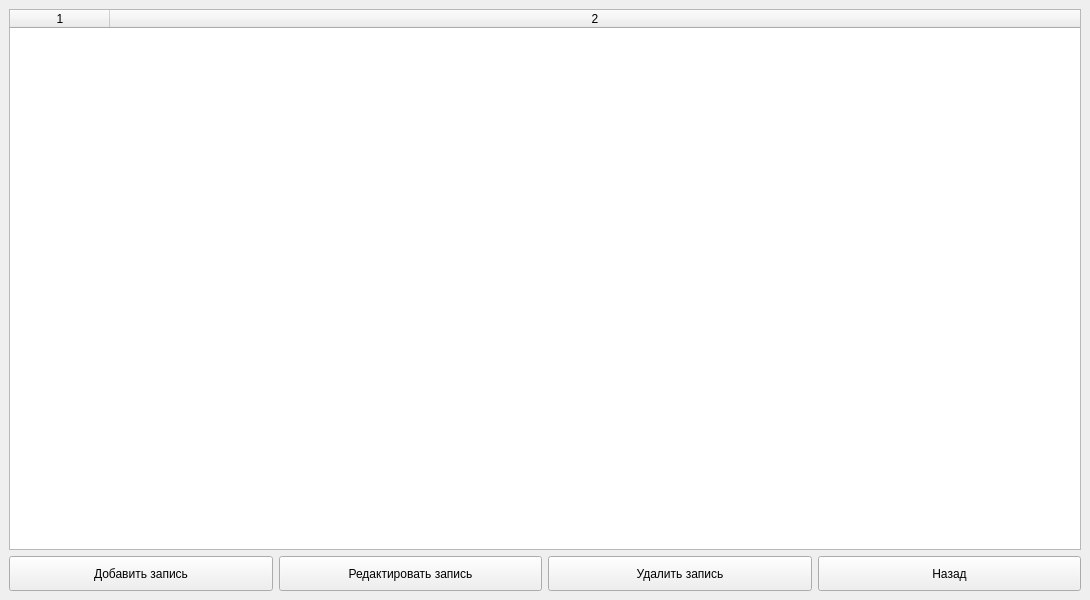
<?xml version="1.0" encoding="UTF-8"?>
<ui version="4.0">
 <class>MainWindow</class>
 <widget class="QMainWindow" name="MainWindow">
  <property name="geometry">
   <rect>
    <x>0</x>
    <y>0</y>
    <width>1090</width>
    <height>600</height>
   </rect>
  </property>
  <property name="minimumSize">
   <size>
    <width>1090</width>
    <height>600</height>
   </size>
  </property>
  <property name="maximumSize">
   <size>
    <width>1090</width>
    <height>600</height>
   </size>
  </property>
  <property name="windowTitle">
   <string notr="true">Факультеты</string>
  </property>
  <widget class="QWidget" name="centralwidget">
   <layout class="QGridLayout" name="gridLayout">
    <item row="0" column="0" colspan="4">
     <widget class="QTableWidget" name="tableWidget">
      <property name="sizePolicy">
       <sizepolicy hsizetype="Expanding" vsizetype="Expanding">
        <horstretch>0</horstretch>
        <verstretch>94</verstretch>
       </sizepolicy>
      </property>
      <property name="editTriggers">
       <set>QAbstractItemView::NoEditTriggers</set>
      </property>
      <property name="selectionMode">
       <enum>QAbstractItemView::SingleSelection</enum>
      </property>
      <property name="selectionBehavior">
       <enum>QAbstractItemView::SelectRows</enum>
      </property>
      <property name="columnCount">
       <number>2</number>
      </property>
      <attribute name="horizontalHeaderStretchLastSection">
       <bool>true</bool>
      </attribute>
      <column/>
      <column/>
     </widget>
    </item>
    <item row="1" column="0">
     <widget class="QPushButton" name="add_button">
      <property name="enabled">
       <bool>true</bool>
      </property>
      <property name="sizePolicy">
       <sizepolicy hsizetype="Minimum" vsizetype="Preferred">
        <horstretch>0</horstretch>
        <verstretch>6</verstretch>
       </sizepolicy>
      </property>
      <property name="text">
       <string>Добавить запись</string>
      </property>
     </widget>
    </item>
    <item row="1" column="1">
     <widget class="QPushButton" name="edit_button">
      <property name="enabled">
       <bool>true</bool>
      </property>
      <property name="sizePolicy">
       <sizepolicy hsizetype="Minimum" vsizetype="Preferred">
        <horstretch>0</horstretch>
        <verstretch>6</verstretch>
       </sizepolicy>
      </property>
      <property name="text">
       <string>Редактировать запись</string>
      </property>
     </widget>
    </item>
    <item row="1" column="2">
     <widget class="QPushButton" name="delete_button">
      <property name="enabled">
       <bool>true</bool>
      </property>
      <property name="sizePolicy">
       <sizepolicy hsizetype="Minimum" vsizetype="Preferred">
        <horstretch>0</horstretch>
        <verstretch>6</verstretch>
       </sizepolicy>
      </property>
      <property name="text">
       <string>Удалить запись</string>
      </property>
      <property name="autoDefault">
       <bool>false</bool>
      </property>
     </widget>
    </item>
    <item row="1" column="3">
     <widget class="QPushButton" name="close_button">
      <property name="sizePolicy">
       <sizepolicy hsizetype="Minimum" vsizetype="Preferred">
        <horstretch>0</horstretch>
        <verstretch>6</verstretch>
       </sizepolicy>
      </property>
      <property name="text">
       <string>Назад</string>
      </property>
     </widget>
    </item>
   </layout>
  </widget>
 </widget>
 <resources/>
 <connections/>
</ui>
